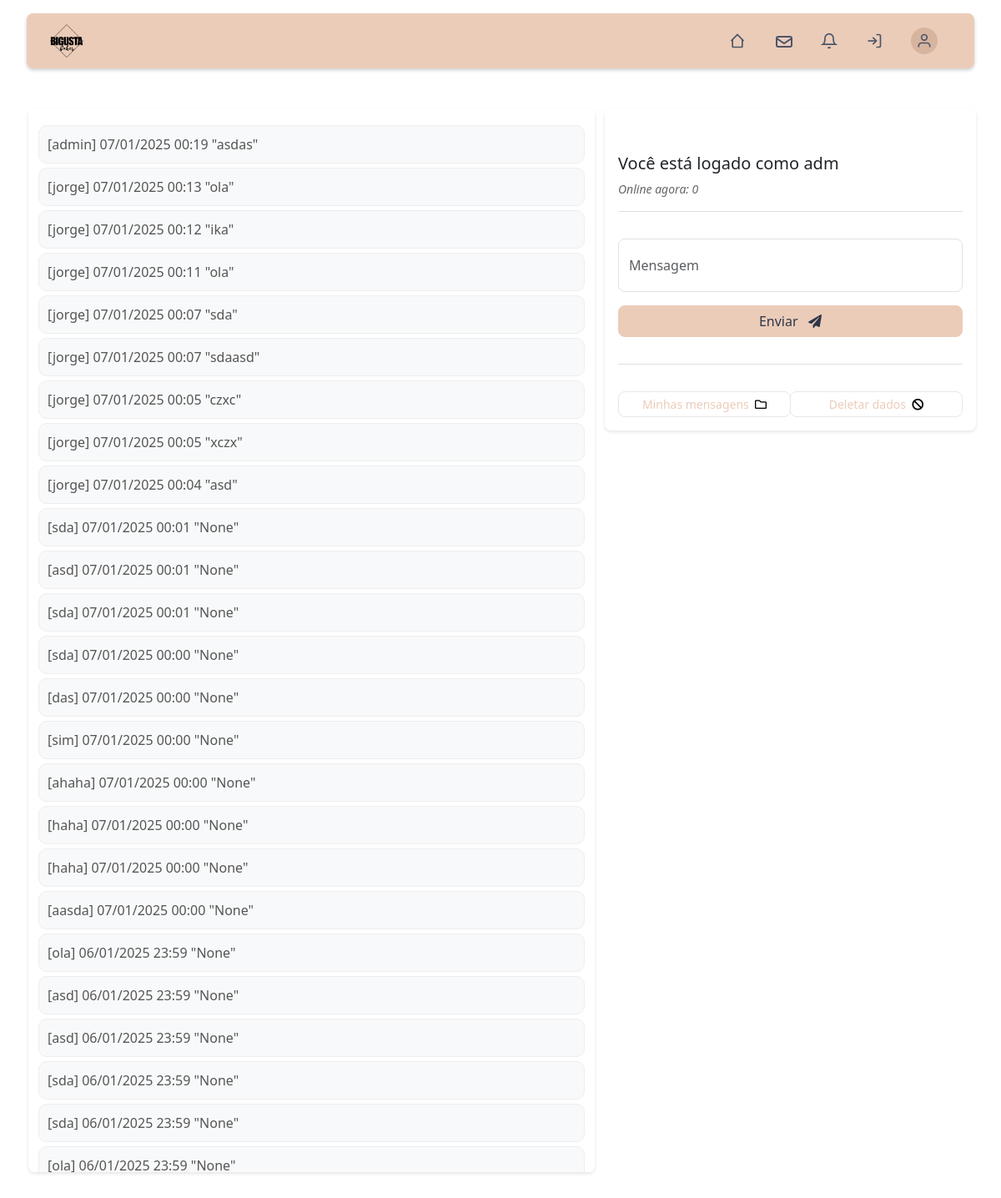
Before: /chat/adm-jorge with the older database file.
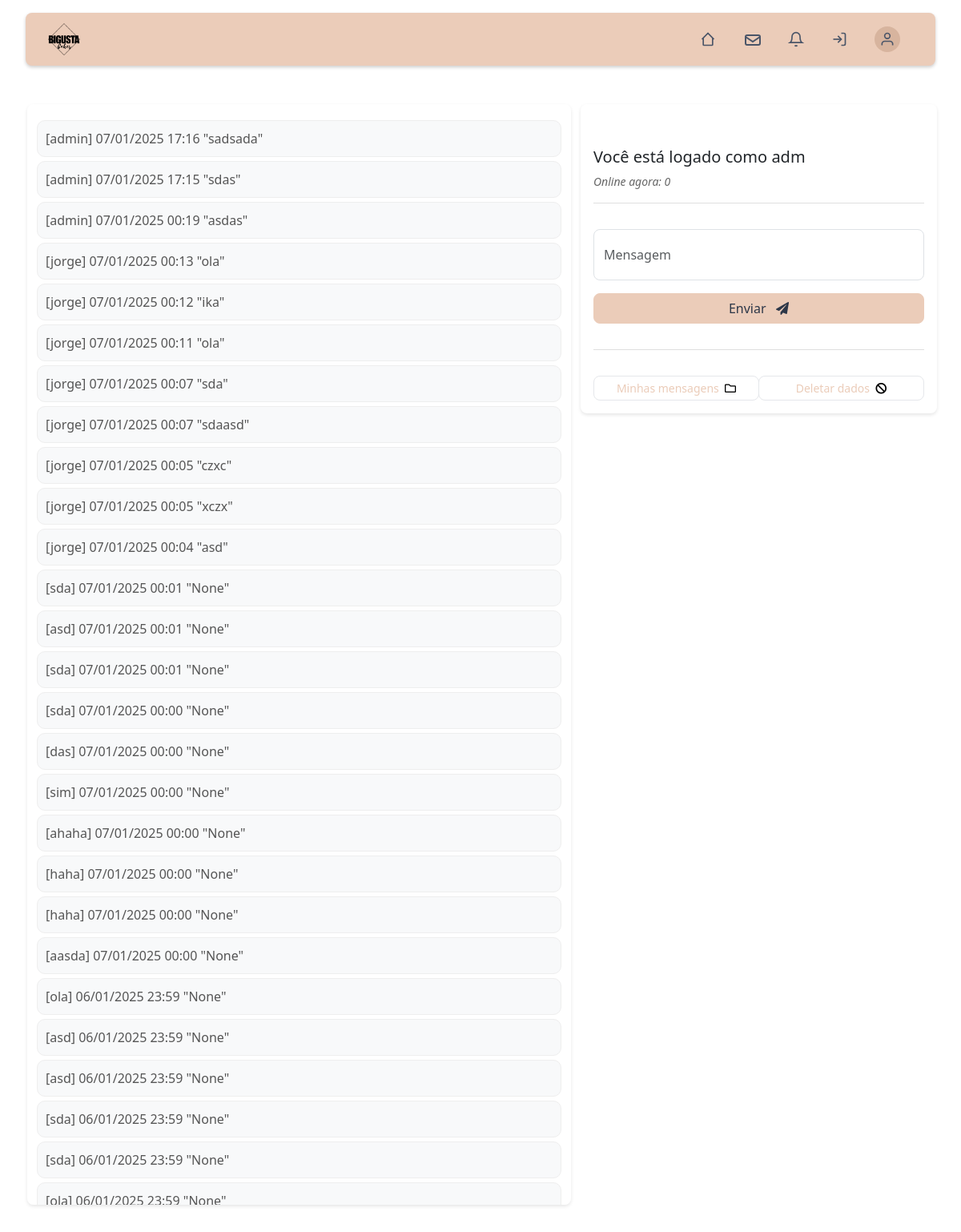
After: the same page with the newer database file.
### tables this page shows
CREATE TABLE jorge_table (id INTEGER PRIMARY KEY AUTOINCREMENT, 						user VARCHAR(20), message TEXT, date DATE, read INTEGER DEFAULT 0);

### app.py (the view)
@app.route("/chat/<code>", methods=["GET", "POST"])
@app.route("/chat", methods=["GET", "POST"], defaults={'code': None})
def chat(code):
    user = "adm"  # Exemplo de usuário, você pode obter isso de uma sessão ou autenticação
    adm = "adm"
    if user == "adm" and code is None:
        return redirect('/adm-chat')
    if code is None:
        code = f"{user}-{adm}"
        if not db.table_exists(user):
            db.create_table(user)
            db.adm_append(user)
        return redirect(url_for("chat", code=code))
    else:
        if code.startswith("adm-"):
            user = code.split('-')[1]  # Extrai o nome do usuário após o hífen
            raw = db.get(user) if db.table_exists(user) else []
            print(raw)
            for message in raw:
                if message[4] == 0:  # if message is unread
                    db.update_message_status(user, message[0])  # message[0] should be the message ID
        else:
            raw = db.get(code.split('-')[0]) if db.table_exists(code.split('-')[0]) else []
        messages = [(x[1], x[2], x[3]) for x in raw]
        if messages:
            messages.reverse()
            age = messages[len(messages)-1][1]
            count = len(messages)
        else:
            age, count = "N/A", "N/A"
        if code.startswith("adm-"):
            adm = "adm"
            return render_template("chat.html", code=code, messages=messages, age=age, count=count, adm=adm)
        return render_template("chat.html", code=code, messages=messages, age=age, count=count)

### components/database.py (called while the page is built)
	def get(self, user):
		command = f"SELECT * FROM {user}_table"
		messages = pandas.read_sql_query(command, self.connection)
		return numpy.array(messages)

	def table_exists(self, user):
		command = "SELECT name FROM sqlite_master WHERE type='table' AND name=?"
		self.cursor.execute(command, (f"{user}_table",))
		return self.cursor.fetchone() is not None

	def update_message_status(self, user, id):
		command = f"UPDATE {user}_table SET read = 1 WHERE id = ?"
		self.cursor.execute(command, (id,))
		self.connection.commit()

### templates/chat.html (shortened to what this page needs)
{% extends "base.html" %}
{% block content %}
{% for x, y, z in messages %}
	<div class="msg">[{{x}}] {{z}} "{{y}}"</div>
{% endfor %}
{% endblock %}
{% block content2 %}
<div class="message-card">
	<form class="form-group" autocomplete='off' method="POST">
		<div class="form-group">
			<input id="username" type="text" readonly class="user form-control-plaintext"
				 value="Você está logado como {{code}}">
			<h5>
				Você está logado como {{ 'adm' if code.startswith('adm-') else code.split('-')[0] }}
			</h5>
			<div class="online">
				<p id="conn" style="font-size: 14px;"><i>Online agora: 0</i></p>
			</div>
			<hr style="border-color: grey; margin-bottom: 2rem;">
			<input type="text" class="message form-control" style="height: 4rem;" placeholder="Mensagem"></textarea>
		</div>
		<button id="btn-enviar"class=" btn btn-block">Enviar &nbsp;
			<i class="fa fa-paper-plane"></i></button>
	</form>
	<hr style="border-color: grey; margin-top: 2rem; margin-bottom: 2rem;">
	<div class="btn-group btn-block" role="group">
  		<a href="/chat/{{code}}/history" id="btn-outline-info" class="btn btn-sm"style="width: 50%;">
  			Minhas mensagens &nbsp;<i class="far fa-folder" style="color: #000000;"></i></a>
  		<a href="/delete-account/{{code.split('-')[1] if code.startswith('adm-') else code.split('-')[0]}}" id="btn-outline-info" class="btn btn-sm " style="width: 50%;">
  			Deletar dados &nbsp;<i class="fas fa-ban" style="color: #000000;"></i></a>
	</div>
</div>
{% endblock %}

### templates/base.html (shortened to what this page needs)
<!DOCTYPE html>
<html>
<head>
	<link rel="stylesheet" href="https://stackpath.bootstrapcdn.com/bootstrap/4.3.1/css/bootstrap.min.css">
	<link rel="stylesheet" href="https://use.fontawesome.com/releases/v5.7.0/css/all.css">
	<link rel="stylesheet" type="text/css" href="/static/chat.css">
</head>
	{%include 'navbar.html'%}
	<body>
		<div class="full-container container-fluid">
			<div class="row" style="margin-top: 2rem;">
				<div class="message-container col-7" style="max-height: 100vh; overflow-y: auto; scrollbar-width: none; -ms-overflow-style: none;">
					{% block content %}
					{% endblock %}
				</div><div class="col" style="height: min-content;">
					{% block content2 %}
					{% endblock %}
				</div>
			</div>
		</div>
	</body>
</html>

### templates/navbar.html (shortened to what this page needs)
<!DOCTYPE html>
<html>
<head>
    <link href="https://cdn.jsdelivr.net/npm/bootstrap@5.3.2/dist/css/bootstrap.min.css" rel="stylesheet">
    <link rel="stylesheet" href="/static/navbar.css">
</head>
<body>
    <div class="area-total">
        <div class="navbar-container">
            <nav class="navbar navbar-expand-lg navbar-light navbar-custom">
                <div class="container-fluid">
                    <a class="navbar-brand" href="/menu">
                        <img src="/static/png-logo-black.png" alt="BigustaCakes">
                    </a>
                    <div class="collapse navbar-collapse" id="navbarContent">
                        <ul class="navbar-nav ms-auto align-items-center">
                            <li class="nav-item">
                                <a class="nav-link" href="/menu">
                                    <span class="nav-icon">
                                        <svg width="20" height="20" viewBox="0 0 24 24" fill="none" stroke="currentColor" stroke-width="2">
                                            <path d="M3 12l2-2m0 0l7-7 7 7M5 10v10a1 1 0 0 0 1 1h3m10-11l2 2m-2-2v10a1 1 0 0 1-1 1h-3m-10 0h10"/>
                                        </svg>
                                    </span>
                                </a>
                            </li>
                            <li class="nav-item">
                                <a class="nav-link" href="/chat">
                                    <span class="nav-icon">
                                        <svg width="30" height="30" viewBox="0 0 24 24" fill="none" stroke="currentColor" stroke-width="2">
                                            <g transform="translate(0, 2)">
                                                <path d="M21 15a2 2 0 0 1-2 2H5a2 2 0 0 1-2-2V7a2 2 0 0 1 2-2h14a2 2 0 0 1 2 2z"/>
                                                <polyline points="3 7 12 13 21 7"/>
                                            </g>
                                        </svg>
                                    </span>
                                </a>
                            </li>
                            <li class="nav-item position-relative dropdown">
                                <a class="nav-link dropdown" href="#" id="notificacoesDropdown" role="button" data-bs-toggle="dropdown" aria-expanded="false">
                                    <svg width="20" height="20" viewBox="0 0 24 24" fill="none" stroke="currentColor" stroke-width="2">
                                        <path d="M18 8A6 6 0 0 0 6 8c0 7-3 9-3 9h18s-3-2-3-9"/>
                                        <path d="M13.73 21a2 2 0 0 1-3.46 0"/>
                                    </svg>
                                </a>
                            </li>
                            <li class="nav-item">
                                <a class="nav-link" href="/logout">
                                    <span class="nav-icon">
                                        <svg width="20" height="20" viewBox="0 0 24 24" fill="none" stroke="currentColor" stroke-width="2">
                                            <path d="M15 3h4a2 2 0 0 1 2 2v14a2 2 0 0 1-2 2h-4"/>
                                            <polyline points="10 17 15 12 10 7"/>
                                            <line x1="15" y1="12" x2="3" y2="12"/>
                                        </svg>
                                    </span>
                                </a>
                            </li>
                            <li class="nav-item">
                                <a class="nav-link" href="/configuracao">
                                    <div class="user-profile">
                                        <svg width="20" height="20" viewBox="0 0 24 24" fill="none" stroke="currentColor" stroke-width="2">
                                            <path d="M20 21v-2a4 4 0 0 0-4-4H8a4 4 0 0 0-4 4v2"/>
                                            <circle cx="12" cy="7" r="4"/>
                                        </svg>
                                    </div>
                                </a>
                            </li>
                        </ul>
                    </div>
                </div>
            </nav>
        </div>
    </div>
</body>
</html>

### static/chat.css (style rules this page uses)
div.msg { font-size: 16px; padding: 10px 10px; border-radius: 10px; border-style: solid; border-color: #eee; border-width: 1px; color: #555; margin-bottom: 5px; }
:root { --primary-bg: rgb(235, 209, 198); --primary-color: #ebccb9; --message-bg: #f8f9fa; --border-color: #dee2e6; }
.navbar-brand img { height: 30px; }
.message-card { background-color: white; border-radius: 8px; box-shadow: 0 2px 4px rgba(0,0,0,0.1); transition: transform 0.2s, box-shadow 0.2s; margin-bottom: 1rem; height: fit-content; max-width: 500px; padding: 1rem; }
.full-container { max-width: 97%; margin-left: 10px; margin-right: 10px; overflow-y: auto; }
.message-container { background-color: white; border-radius: 8px; box-shadow: 0 2px 4px rgba(0,0,0,0.1); transition: transform 0.2s, box-shadow 0.2s; margin-bottom: 1rem; height: 70vh; margin-left: 1rem; padding-top: 20px; }
.msg { background-color: var(--message-bg); padding: 1rem; margin-bottom: 0.5rem; border-radius: 8px; border: 1px solid var(--border-color); }
.user { color: #ffffff !important; font-weight: 500; }
.online { color: #666; margin-bottom: 1rem; }
.message.form-control { border-radius: 8px; border: 1px solid var(--border-color); margin-bottom: 1rem; }
#btn-enviar { background-color: #ebccb9;; border-color: #ebccb9; color: #2d3748; border-radius: 8px; }
#btn-outline-info { color: var(--primary-color); border-color: #e5e7eb; border-radius: 8px; }
hr { border-color: #e5e7eb; }

### static/navbar.css (style rules this page uses)
.area-total { background-color: rgb(255, 255, 255, 0.98); z-index: 100; padding: 16px; padding-bottom: 0; }
.navbar-container { padding: 0 16px; max-width: 1920px; margin: 0 auto; }
.navbar-custom { background-color: #ebccb9; border-radius: 8px; box-shadow: 0 2px 4px rgba(0, 0, 0, 0.2); padding: 8px 16px; margin-bottom: 16px; }
.navbar-brand img { height: 40px; width: auto; }
.nav-link { color: #4a5568 !important; padding: 8px 16px !important; display: flex; align-items: center; gap: 8px; }
.nav-icon { width: 24px; height: 24px; display: flex; align-items: center; justify-content: center; }
.user-profile { width: 32px; height: 32px; background-color: #D7B49E; border-radius: 50%; display: flex; align-items: center; justify-content: center; }
.collapse { visibility: visible !important; }

Changed rows visible on the page:
added jorge_table: user "admin", date "07/01/2025 17:16", message "sadsada"
added jorge_table: user "admin", date "07/01/2025 17:15", message "sdas"
